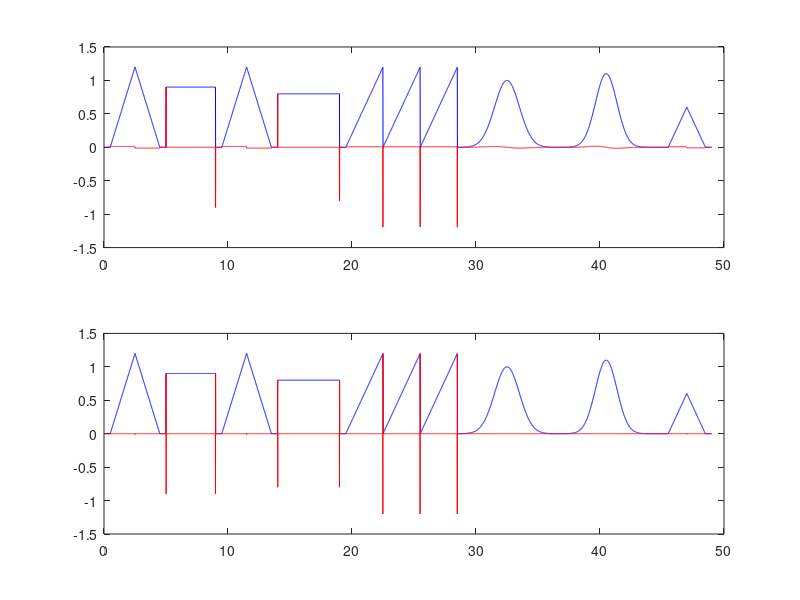

The MATLAB source for this figure:
%% pierwsza i druga pochodną dla sygnału 2022_corr_1.txt
close all; clear; clc;

a=load('2022_corr_01.txt');
N=length(a);
Fs=100;
t=(0:N-1)/Fs;
x=a';

HP1=[1 0 -1]; %1poch
HP2=[1 -2 1]; %2poch

xx1=conv(x,HP1,'same');
xx2=conv(x,HP2,'same');

subplot(211), plot(t,x,'b', t,xx1,'r');
subplot(212), plot(t,x,'b', t,xx2,'r');
